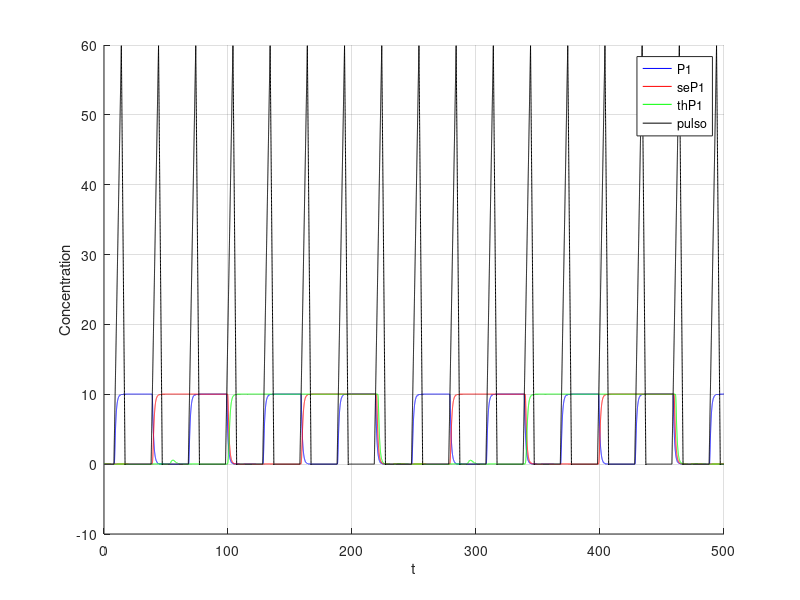

Recreate this plot in MATLAB.
clear;

dt=0.01; 
t=0:dt:500; 

%i = 1 ate 50.000

p1 = 0;
p2 = 2.5;
ii1 = 0;
ii2 = 0;

%
alpha0 = 0.1;

% maximal expression rates
km1 = 4;
km2 = 4;

%dissociation constant
kp1 = 1;
kp2 = 2;

% parametros do collins para os iis
beta2 =4;
gama2 = 4;

p1s = zeros(1, length(t));
p2s = zeros(1, length(t));

%input
pulso = zeros(1, length(t));

i1s = zeros(1, length(t));
i2s = zeros(1, length(t));


alpha1 = 10; alpha2 = 5;
beta = 4;
gama = 4;


%2 and 3 bits
%constants
k2 = 2;
k3 = 1.5;

%degradation rate
kd2 = 0.8;
kd3 = 0.9;
%end 2 and 3 bits

%-------------2bits---------------
% pulso para o segundo switch
pulso2 = zeros(1, length(t));
pulso2aux = 0;

sep1 = 0;
sep2 = 2.5;
seii1 = 0;
seii2 = 0;

% maximal expression rates
sekm1 = 1;
sekm2 = 1;

%dissociation constant
sekp1 = 1;
sekp2 = 2;

% parametros do collins para os iis
sebeta2 =4;
segama2 = 4;

sep1s = zeros(1, length(t));
sep2s = zeros(1, length(t));

sei1s = zeros(1, length(t));
sei2s = zeros(1, length(t));

sealpha1 = 10; sealpha2 = 5;
sebeta =4;
segama = 4;

%-------------3bits---------------
% pulso para o terceiroswitch
pulso3 = zeros(1, length(t));
pulso3aux = 0;

thp1 = 0;
thp2 = 2.5;
thii1 = 0;
thii2 = 0;

% maximal expression rates
thkm1 = 1;
thkm2 = 1;

%dissociation constant
thkp1 = 1;
thkp2 = 2;

% parametros do collins para os iis
thbeta2 =4;
thgama2 = 4;

thp1s = zeros(1, length(t));
thp2s = zeros(1, length(t));

thi1s = zeros(1, length(t));
thi2s = zeros(1, length(t));

thalpha1 = 10; thalpha2 = 5;
thbeta = 4;
thgama = 4;


soma = 0.1;
for i = 2:length(t)
%   pulsos
   if (mod(i, 3000) >800 && mod(i,3000)<1400)
     pulso(i) = pulso(i-1)+soma;
   endif
   
   if (mod(i, 3000) >=1400 && mod(i,3000)<1700)
     pulso(i) = pulso(i-1)-soma*2;
   endif
  
 
div = 1 + p1/kp1 + p2/kp2 + (p1*p2)/(kp1*kp2);
  
  
  dpdt = (  km1  *pulso(i) * ((1 + p1 / (kp1)) / div)     /   (1 + (ii2 / (1 + p1s(i) ) ) ^ beta2)   ) - ii1;
  ii1 = dpdt * dt + ii1;
  i1s(i) = ii1; 
  
  dpdt = (  km2  *pulso(i) * ((1 + p2 / (kp2)) / div)       /              (1 + (ii1 / (1 + p2s(i) ) ) ^ gama2)     ) - ii2;
  ii2 = dpdt * dt + ii2;
  i2s(i) = ii2; 
 
  dpdt = (alpha1 / (1 + (p2 / (1 + i2s(i) ) ) ^ beta )) - p1;
  p1 = dpdt * dt + p1;
  p1s(i) = p1;
  
  dpdt = (alpha2 / (1 + (p1 / (1 + i1s(i)) ) ^ gama)) - p2;
  p2 = dpdt * dt + p2;
  p2s(i) = p2;
  
  
%%  ----------2bits-----------
  dpdt =  k2*i1s(i) -kd2*pulso2aux;
  pulso2aux = dpdt * dt + pulso2aux;
  pulso2(i) = pulso2aux;
  
  sediv = 1 + sep1/sekp1 + sep2/sekp2 + (sep1*sep2)/(sekp1*sekp2);
  
  dpdt = (  sekm1  *pulso2(i) * ((1 + sep1 / (sekp1)) / sediv)     /   (1 + (seii2 / (1 + sep1s(i) ) ) ^ sebeta2)   ) - seii1;
  seii1 = dpdt * dt + seii1;
  sei1s(i) = seii1; 

  dpdt = (  sekm2  *pulso2(i) * ((1 + sep2 / (sekp2)) / sediv)       /              (1 + (seii1 / (1 + sep2s(i) ) ) ^ segama2)     ) - seii2;
  seii2 = dpdt * dt + seii2;
  sei2s(i) = seii2; 
 
  dpdt = (sealpha1 / (1 + (sep2 / (1 + sei2s(i) ) ) ^ sebeta )) - sep1;
  sep1 = dpdt * dt + sep1;
  sep1s(i) = sep1;
  
  dpdt = (sealpha2 / (1 + (sep1 / (1 + sei1s(i)) ) ^ segama)) - sep2;
  sep2 = dpdt * dt + sep2;
  sep2s(i) = sep2;

  
 %%  ----------3bits-----------
  dpdt =  k3*sei1s(i) -kd3*pulso3aux;
  pulso3aux = dpdt * dt + pulso3aux;
  pulso3(i) = pulso3aux;
  
  thdiv = 1 + thp1/thkp1 + thp2/thkp2 + (thp1*thp2)/(thkp1*thkp2);

  dpdt = (  thkm1  *pulso3(i) * ((1 + thp1 / (thkp1)) / thdiv)     /   (1 + (thii2 / (1 + thp1s(i) ) ) ^ thbeta2)   ) - thii1;
  thii1 = dpdt * dt + thii1;
  thi1s(i) = thii1; 

  dpdt = (  thkm2  *pulso3(i) * ((1 + thp2 / (thkp2)) / thdiv)       /              (1 + (thii1 / (1 + thp2s(i) ) ) ^ thgama2)     ) - thii2;
  thii2 = dpdt * dt + thii2;
  thi2s(i) = thii2;  
 
  dpdt = (thalpha1 / (1 + (thp2 / (1 + thi2s(i) ) ) ^ thbeta )) - thp1;
  thp1 = dpdt * dt + thp1;
  thp1s(i) = thp1;
  
  dpdt = (thalpha2 / (1 + (thp1 / (1 + thi1s(i)) ) ^ thgama)) - thp2;
  thp2 = dpdt * dt + thp2;
  thp2s(i) = thp2;
endfor

%figure;
%hold on;
%grid on;
%plot(t, thp1s, 'b;thP1;', t ,thp2s, 'r;thP2;', t , thi2s, 'y;thi2;', t ,thi1s,'g;thi1;', t , pulso , 'k;pulso;', t, pulso3, 'm;pulso3;', t, sei1s, 'c;sei1s;');
%xlabel('t');
%ylabel('Concentration');

%outputs finais
figure;
hold on;
grid on;
plot(t, p1s, 'b;P1;', t, sep1s, 'r;seP1;', t, thp1s, 'g;thP1;', t , pulso , 'k;pulso;');
xlabel('t');
ylabel('Concentration');
